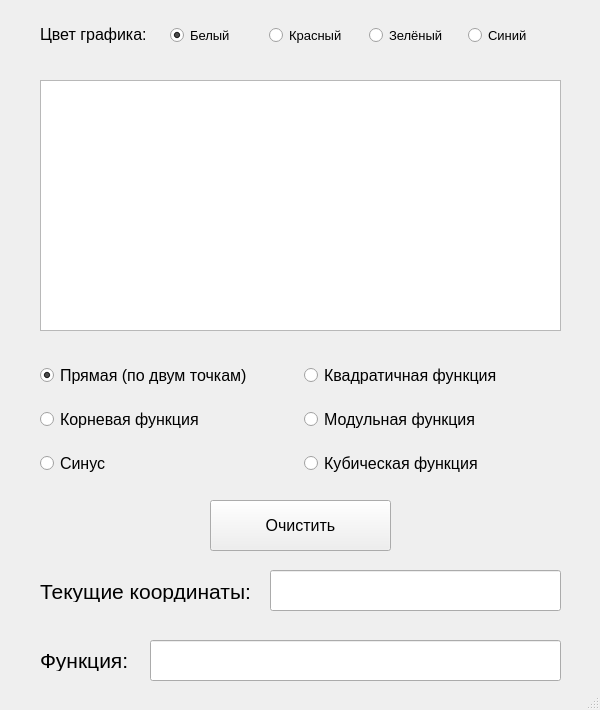
<?xml version="1.0" encoding="UTF-8"?>
<ui version="4.0">
 <class>MainWindow</class>
 <widget class="QMainWindow" name="MainWindow">
  <property name="geometry">
   <rect>
    <x>0</x>
    <y>0</y>
    <width>600</width>
    <height>710</height>
   </rect>
  </property>
  <property name="windowTitle">
   <string>MainWindow</string>
  </property>
  <widget class="QWidget" name="centralwidget">
   <widget class="PlotWidget" name="plotWidget">
    <property name="geometry">
     <rect>
      <x>40</x>
      <y>80</y>
      <width>521</width>
      <height>251</height>
     </rect>
    </property>
   </widget>
   <widget class="QWidget" name="gridLayoutWidget">
    <property name="geometry">
     <rect>
      <x>40</x>
      <y>350</y>
      <width>521</width>
      <height>141</height>
     </rect>
    </property>
    <property name="font">
     <font>
      <family>Arial</family>
      <pointsize>12</pointsize>
     </font>
    </property>
    <layout class="QGridLayout" name="gridLayout">
     <item row="2" column="1">
      <widget class="QRadioButton" name="radioButton_5">
       <property name="font">
        <font>
         <family>Arial</family>
         <pointsize>12</pointsize>
        </font>
       </property>
       <property name="text">
        <string>Кубическая функция</string>
       </property>
      </widget>
     </item>
     <item row="1" column="0">
      <widget class="QRadioButton" name="radioButton_2">
       <property name="font">
        <font>
         <family>Arial</family>
         <pointsize>12</pointsize>
        </font>
       </property>
       <property name="text">
        <string>Корневая функция</string>
       </property>
      </widget>
     </item>
     <item row="2" column="0">
      <widget class="QRadioButton" name="radioButton_6">
       <property name="font">
        <font>
         <family>Arial</family>
         <pointsize>12</pointsize>
        </font>
       </property>
       <property name="text">
        <string>Синус</string>
       </property>
      </widget>
     </item>
     <item row="0" column="0">
      <widget class="QRadioButton" name="radioButton">
       <property name="font">
        <font>
         <family>Arial</family>
         <pointsize>12</pointsize>
        </font>
       </property>
       <property name="text">
        <string>Прямая (по двум точкам)</string>
       </property>
       <property name="checked">
        <bool>true</bool>
       </property>
      </widget>
     </item>
     <item row="0" column="1">
      <widget class="QRadioButton" name="radioButton_4">
       <property name="font">
        <font>
         <family>Arial</family>
         <pointsize>12</pointsize>
        </font>
       </property>
       <property name="text">
        <string>Квадратичная функция</string>
       </property>
       <property name="checkable">
        <bool>true</bool>
       </property>
      </widget>
     </item>
     <item row="1" column="1">
      <widget class="QRadioButton" name="radioButton_3">
       <property name="font">
        <font>
         <family>Arial</family>
         <pointsize>12</pointsize>
        </font>
       </property>
       <property name="text">
        <string>Модульная функция</string>
       </property>
      </widget>
     </item>
    </layout>
   </widget>
   <widget class="QLineEdit" name="funcEdit">
    <property name="geometry">
     <rect>
      <x>150</x>
      <y>640</y>
      <width>411</width>
      <height>41</height>
     </rect>
    </property>
    <property name="font">
     <font>
      <pointsize>14</pointsize>
     </font>
    </property>
    <property name="text">
     <string/>
    </property>
   </widget>
   <widget class="QWidget" name="horizontalLayoutWidget">
    <property name="geometry">
     <rect>
      <x>170</x>
      <y>10</y>
      <width>391</width>
      <height>51</height>
     </rect>
    </property>
    <property name="font">
     <font>
      <family>Arial</family>
      <pointsize>10</pointsize>
     </font>
    </property>
    <layout class="QHBoxLayout" name="horizontalLayout">
     <item>
      <widget class="QRadioButton" name="white">
       <property name="font">
        <font>
         <family>Arial</family>
         <pointsize>10</pointsize>
        </font>
       </property>
       <property name="mouseTracking">
        <bool>true</bool>
       </property>
       <property name="text">
        <string>Белый</string>
       </property>
       <property name="checked">
        <bool>true</bool>
       </property>
      </widget>
     </item>
     <item>
      <widget class="QRadioButton" name="red">
       <property name="font">
        <font>
         <family>Arial</family>
         <pointsize>10</pointsize>
        </font>
       </property>
       <property name="text">
        <string>Красный</string>
       </property>
      </widget>
     </item>
     <item>
      <widget class="QRadioButton" name="green">
       <property name="font">
        <font>
         <family>Arial</family>
         <pointsize>10</pointsize>
        </font>
       </property>
       <property name="text">
        <string>Зелёный</string>
       </property>
      </widget>
     </item>
     <item>
      <widget class="QRadioButton" name="blue">
       <property name="font">
        <font>
         <family>Arial</family>
         <pointsize>10</pointsize>
        </font>
       </property>
       <property name="text">
        <string>Синий</string>
       </property>
      </widget>
     </item>
    </layout>
   </widget>
   <widget class="QLabel" name="label">
    <property name="geometry">
     <rect>
      <x>40</x>
      <y>10</y>
      <width>105</width>
      <height>49</height>
     </rect>
    </property>
    <property name="font">
     <font>
      <family>Arial</family>
      <pointsize>12</pointsize>
     </font>
    </property>
    <property name="text">
     <string>Цвет графика:</string>
    </property>
   </widget>
   <widget class="QPushButton" name="delButton">
    <property name="geometry">
     <rect>
      <x>210</x>
      <y>500</y>
      <width>181</width>
      <height>51</height>
     </rect>
    </property>
    <property name="font">
     <font>
      <pointsize>12</pointsize>
     </font>
    </property>
    <property name="text">
     <string>Очистить</string>
    </property>
   </widget>
   <widget class="QLabel" name="label_3">
    <property name="geometry">
     <rect>
      <x>40</x>
      <y>650</y>
      <width>131</width>
      <height>21</height>
     </rect>
    </property>
    <property name="font">
     <font>
      <family>Arial</family>
      <pointsize>16</pointsize>
     </font>
    </property>
    <property name="text">
     <string>Функция:</string>
    </property>
   </widget>
   <widget class="QLineEdit" name="coordsEdit">
    <property name="geometry">
     <rect>
      <x>270</x>
      <y>570</y>
      <width>291</width>
      <height>41</height>
     </rect>
    </property>
    <property name="font">
     <font>
      <pointsize>14</pointsize>
     </font>
    </property>
    <property name="text">
     <string/>
    </property>
   </widget>
   <widget class="QLabel" name="label_2">
    <property name="geometry">
     <rect>
      <x>40</x>
      <y>580</y>
      <width>221</width>
      <height>22</height>
     </rect>
    </property>
    <property name="font">
     <font>
      <family>Arial</family>
      <pointsize>16</pointsize>
     </font>
    </property>
    <property name="text">
     <string>Текущие координаты:</string>
    </property>
   </widget>
  </widget>
  <widget class="QStatusBar" name="statusbar"/>
 </widget>
 <customwidgets>
  <customwidget>
   <class>PlotWidget</class>
   <extends>QGraphicsView</extends>
   <header>pyqtgraph</header>
  </customwidget>
 </customwidgets>
 <resources/>
 <connections/>
</ui>
